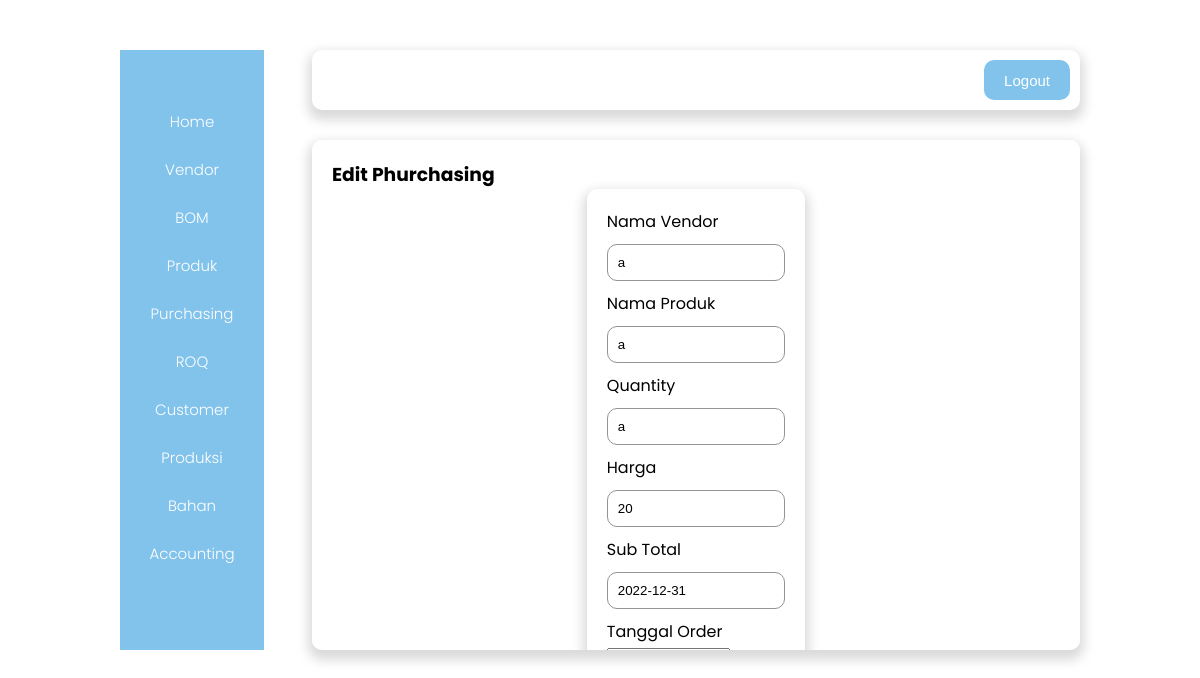
Screenshot of /Purchasing/purchasing-edit.php?id=1 with the database file from the repository.
### tables this page shows
CREATE TABLE `tb_purchasing` (
  `id` int(7) NOT NULL,
  `nama_vendor` varchar(25) NOT NULL,
  `nama_produk` varchar(25) NOT NULL,
  `qty` varchar(5) NOT NULL,
  `harga` varchar(25) NOT NULL,
  `subtotal` varchar(25) NOT NULL,
  `tglorder` date NOT NULL
);

### Purchasing/purchasing-edit.php (the view, shortened to what this page needs)
<?php
include '../koneksi.php';
$id = $_GET['id'];
$sql = "SELECT * FROM tb_purchasing WHERE id = '$id'";
$result = mysqli_query($koneksi, $sql);
$data = mysqli_fetch_assoc($result);
?>
<!DOCTYPE html>
<html lang="en">
<head>
    <link rel="stylesheet" href="../css/admin.css?v=<?php echo time (); ?>" />
</head>
<body>
    <div class="container">
         <div class="sidebar">
            <a href="../admin.php">Home</a>
            <a href="../Vendor/Vendor.php">Vendor</a>
            <a href="../BOM/BOM.php">BOM</a>
            <a href="../Produk/Produk.php">Produk</a>
            <a href="Purchasing.php">Purchasing</a>
            <a href="../ROQ/roq.php">ROQ</a>
            <a href="../Customer/Customer.php">Customer</a>
            <a href="../Produksi/produksi.php">Produksi</a>
            <a href="../bahan/bahan.php">Bahan</a>
            <a href="../accounting/accounting.php">Accounting</a>
        </div>
        <div class="right_content">
            <div class="navbar">
                <img src="../assets/logo.png" alt="" />
                <button class="btn">
                    <a href="../logout.php">Logout</a>
                </button>
            </div>
            <div class="content">
                <h3>Edit Phurchasing</h3>
                <div class="form-login">
                    <form action="purchasing-proses.php" method="post" enctype="multipart/form-data">
                        <label for="nama_vendor">Nama Vendor</label>
                        <input class="input" type="text" name="nama_vendor" id="nama_vendor" placeholder="nama_vendor" value="<?= $data['nama_vendor'] ?>" />
                        <label for="nama_produk">Nama Produk</label>
                        <input class="input" type="text" name="nama_produk" id="nama_produk" placeholder="nama_produk" value="<?= $data['nama_produk'] ?>" />
                        <label for="qty">Quantity</label>
                        <input class="input" type="text" name="qty" id="qty" placeholder="qty" value="<?= $data['qty'] ?>" />
                        <label for="harga">Harga</label>
                        <input class="input" type="text" name="harga" id="harga" placeholder="harga" value="<?= $data['harga'] ?>" />
                        <label for="subtotal">Sub Total</label>
                        <input class="input" type="text" name="subtotal" id="subtotal" placeholder="subtotal" value="<?= $data['subtotal'] ?>" />
                        <label for="tglorder">Tanggal Order</label>
                        <input class="date" type="date" name="tglorder" id="tglorder" placeholder="tglorder" value="<?= $data['tglorder'] ?>" />
                    </form>
                </div>
            </div>
        </div>
    </div>
</body>
</html>

### css/admin.css (style rules this page uses)
* { margin: 0; padding: 0; box-sizing: border-box; }
body { font-family: "Poppins", sans-serif; }
.container { display: flex; width: 80%; height: 600px; margin: 50px auto; justify-content: space-between; }
.sidebar { display: flex; flex-direction: column; justify-content: center; align-items: center; flex-basis: 15%; background-color: #82C3EC; }
.sidebar a { text-decoration: none; color: white; margin-bottom: 25px; font-size: 15px; font-weight: 300; }
.right_content { flex-basis: 80%; align-items: center; }
.navbar { display: flex; justify-content: space-between; height: 10%; background-color: white; box-shadow: 0 6px 12px 4px rgba(0, 0, 0, 0.15); border-radius: 10px; padding: 10px; margin-bottom: 30px; }
.btn { background-color: #82C3EC; border: none; padding: 10px 20px; border-radius: 10px; font-size: 15px; cursor: pointer; color: white; }
.btn a { text-decoration: none; color: white; }
.content { background-color: white; box-shadow: 0 6px 12px 4px rgba(0, 0, 0, 0.15); height: 85%; border-radius: 10px; padding: 20px; overflow: auto; }
.form-login { display: flex; flex-direction: column; width: 30%; background-color: white; padding: 20px; margin: 0 auto; box-shadow: 0 6px 12px 4px rgba(0, 0, 0, 0.15); border-radius: 10px; }
.input { width: 100%; margin: 10px 0; padding: 10px; border-radius: 10px; border: 1px solid rgb(148, 148, 148); }

### rows the page displays
tb_purchasing: nama_vendor "a", nama_produk "a", qty "a", harga "20", subtotal "2022-12-31"
